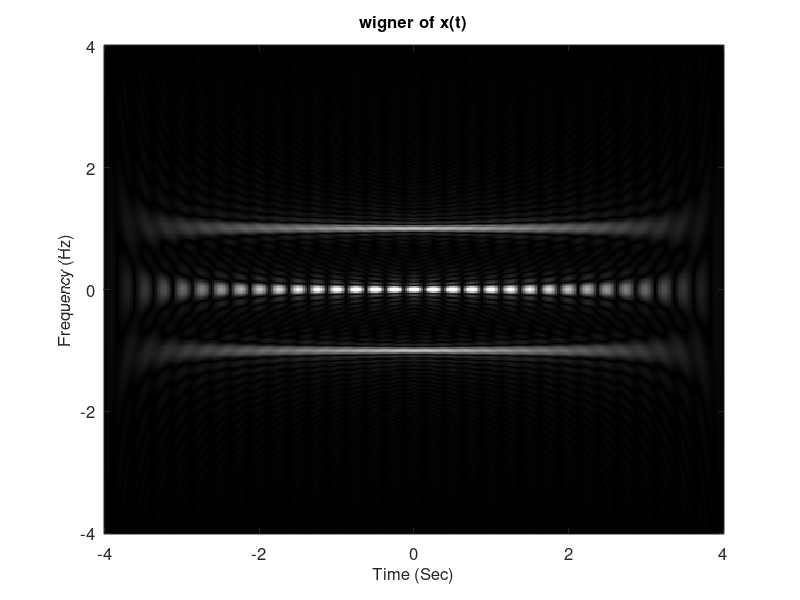

The MATLAB source for this figure:
%% factors

t_start = -4;
t_end = 4;
f_start = -4;
f_end = 4;
dt = 1/50;
df = 1/50;

t = t_start:dt:t_end;
f = f_start:df:f_end;
x = cos(2 * pi * t);
x_star = conj(x);
n = t/dt;
m = f/df;

%% padding

T = length(t);
F = length(f);
x_pad = [zeros(1,T) x zeros(1,T)];
x_star_pad = [zeros(1,T) x_star zeros(1,T)];
x_star_pad_flip = fliplr(x_star_pad);

%% output

X = zeros(F,T);

n1 = n(1);
n2 = n(end);

for i = 1:T
    Q = round(min(n(i)-n1, n2-n(i)));
    range_x = i+T-Q:1:i+T+Q;
    range_x_star = i+T+Q:-1:i+T-Q;
    range_p = -Q:1:Q;
    for j = 1:F
        X(j,i) = 2 * sum(x_pad(range_x) .* x_star_pad(range_x_star) .* exp(-1i * 4 * pi * f(j) * range_p * dt)) * dt;
    end
end



%% plot
figure
C = 400;
image(t, f, abs(X)/max(max(abs(X)))*C)   % C 是一個常數，我習慣選 C=400
% 或 image(t, f, abs(y)/max(max(abs(y)))*C) 
colormap(gray(256))         % 變成 gray-level 的圖
set(gca,'Ydir','normal')    % 若沒這一行, y-axis 的方向是倒過來的

set(gca,'Fontsize',12)        % 改變橫縱軸數值的 font sizes 
xlabel('Time (Sec)','Fontsize',12)             % x-axis
ylabel('Frequency (Hz)','Fontsize',12)      % y-axis
title('wigner of x(t)','Fontsize',12)              % title

